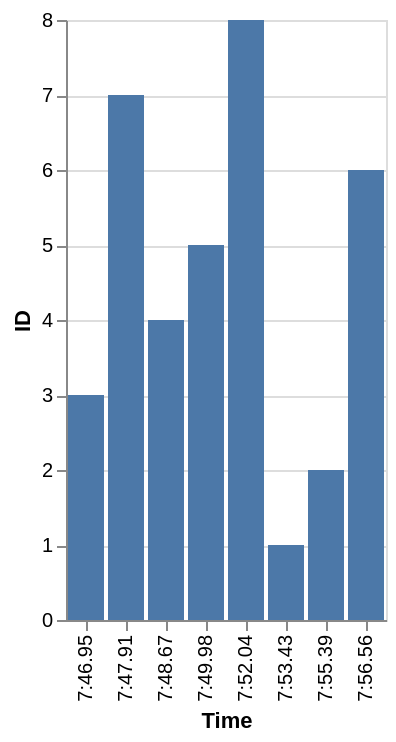

Vega-Lite specification for this chart:
### Vega-Lite specification from a JSON file in a GitHub repository (floating-point values rounded to 4 significant figures)
{"data": {"values": [{"x_data": "7:46.95", "y_data": 3}, {"x_data": "7:47.91", "y_data": 7}, {"x_data": "7:48.67", "y_data": 4}, {"x_data": "7:49.98", "y_data": 5}, {"x_data": "7:52.04", "y_data": 8}, {"x_data": "7:53.43", "y_data": 1}, {"x_data": "7:55.39", "y_data": 2}, {"x_data": "7:56.56", "y_data": 6}]}, "mark": "bar", "encoding": {"x": {"field": "x_data", "type": "nominal", "title": "Time", "sort": "ascending"}, "y": {"field": "y_data", "type": "quantitative", "title": "ID"}}}
